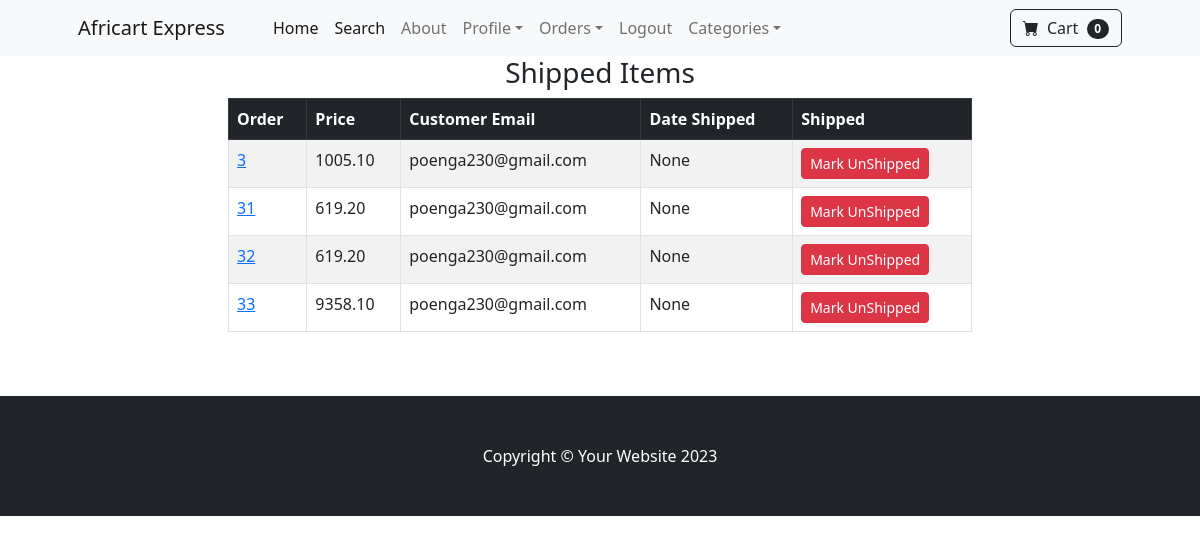
/shipped_dash/ (signed in), run on the app's committed database.
### payment/models.py (models this page shows, shortened)
class Order(models.Model):
    user = models.ForeignKey(User, on_delete=models.CASCADE, null=True, blank=True)
    full_name = models.CharField(max_length=250)
    email = models.EmailField(max_length=250)
    shipping_address = models.TextField(max_length=15000)
    amount_paid = models.DecimalField(max_digits=10, decimal_places=2)
    date_ordered = models.DateTimeField(auto_now_add=True)
    shipped = models.BooleanField(default=False)
    date_shipped = models.DateTimeField(blank=True, null=True)

### payment/views.py (the view)
# urls.py: path("shipped_dash/", views.shipped_dash, name="shipped_dash"),
def shipped_dash(request):
	if request.user.is_authenticated and request.user.is_superuser:
		orders = Order.objects.filter(shipped=True)
		return render(request, "payment/shipped_dash.html", {"orders": orders})
	else:
		messages.success(request, "Access Denied!")
		return redirect("index")

### cart/cart.py (called while the page is built)
	def __len__(self):
		return len(self.cart)

### cart/context_processors.py (called while the page is built)
def cart(request):
    return {'cart':Cart(request)}

### payment/templates/payment/shipped_dash.html (shortened to what this page needs)
{% extends 'base.html'%}
{% block content %}
<div class="container">
    <div class="row">
        <center>
            <div class="col-8">
                <h3>Shipped Items</h3>
                <table class="table table-striped table-hover table-bordered">
                    <thead class="table-dark">
                      <tr>
                        <th scope="col">Order</th>
                        <th scope="col">Price</th>
                        <th scope="col">Customer Email</th>
                        <th scope="col">Date Shipped</th>
                        <th scope="col">Shipped</th>
                      </tr>
                    </thead>
                    <tbody>
                        {% for item in orders %}
                      <tr>
                        <td><a href="{% url 'orders' item.id %}"> {{ item.id }} </a></td>
                        <td>{{ item.amount_paid }}</td>
                        <td>{{ item.email }}</td>
                        <td>{{ item.date_shipped }}</td>
                        <td>
                            <form method="POST">
                              <button class="btn btn-danger btn-sm">Mark UnShipped</button>
                            </form>
                        </td>
                      </tr>
                      {% endfor %}
                    </tbody>
                  </table>
                <br><br>
            </div>
        </center>
    </div>
</div>
{%endblock%}

### data on the page
Order: id "3", amount_paid "1005.10", email "poenga230@gmail.com", date_shipped "None"
Order: id "31", amount_paid "619.20", email "poenga230@gmail.com", date_shipped "None"
Order: id "32", amount_paid "619.20", email "poenga230@gmail.com", date_shipped "None"
Order: id "33", amount_paid "9358.10", email "poenga230@gmail.com", date_shipped "None"

### other printed values
{{ cart | length }} "0"
